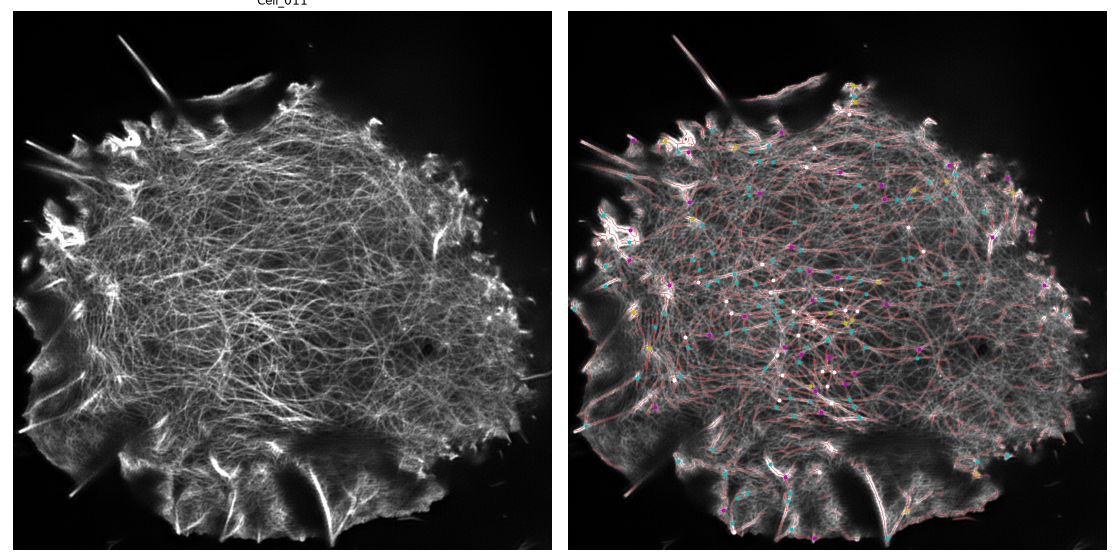
#> input picture bio/figs/figS2.png, 1120 x 560 px
$ python -i pipeline.py   (imports and definitions only)
#> lines starting #> are read from the running program, lines starting #| are printed output that depends on the picture; after the words box and inside, x2 and y2 are one past the last pixel; in counts of white or black regions, pixels touching at a corner belong together
"""Fibre-network extraction for planar cytoskeleton images.

image -> ridge filter -> binary -> skeleton -> pruned skeleton graph
      -> junction classes (T / Y / X / higher) from arm directions
      -> fibres (branches merged through collinear pairs at T and X)
      -> dual graph (fibres = nodes, T-contacts stem -> through = edges)

Run with bio/.venv/bin/python (scikit-image).
"""
import numpy as np
from scipy import ndimage as ndi
from skimage.filters import sato, threshold_otsu, gaussian
from skimage.morphology import skeletonize, remove_small_objects, dilation, disk

K8 = np.array([[1, 1, 1], [1, 0, 1], [1, 1, 1]])


def segment(img, sigmas=(1, 2, 3), mask=None, thr_scale=1.0, min_obj=30):
    img = img.astype(float)
    img = (img - np.percentile(img, 1)) / (np.percentile(img, 99.8) - np.percentile(img, 1) + 1e-12)
    img = np.clip(img, 0, 1)
    R = sato(img, sigmas=sigmas, black_ridges=False)
    vals = R[mask] if mask is not None else R.ravel()
    th = threshold_otsu(vals) * thr_scale
    B = R > th
    if mask is not None:
        B &= mask
    B = remove_small_objects(B, max_size=min_obj)
    return img, R, B


def _nbr(S):
    return ndi.convolve(S.astype(np.uint8), K8, mode='constant') * S


# [152 lines left out: functions prune, graph, classify, fibres, fibre_profile, not called in this run]


def analyse(img, mask=None, sigmas=(1, 2, 3), lmin=8, r1=6, r2=18, merge_len=8, tol=25.0, thr_scale=1.0):
    imgn, R, B = segment(img, sigmas, mask, thr_scale)
    S = skeletonize(B)
    S = prune(S, lmin)
    G = graph(S, r1, r2, merge_len)
    recs = classify(G, tol)
    fid, nF, flen, E = fibres(G, recs)
    dist = ndi.distance_transform_edt(B)
    I, W = fibre_profile(fid, G, imgn, dist)
    kinds = {}
    for r in recs:
        kinds[r['kind']] = kinds.get(r['kind'], 0) + 1
    k = np.bincount(E.ravel(), minlength=nF) if len(E) else np.zeros(nF, int)
    return dict(B=B, S=S, G=G, recs=recs, kinds=kinds, fid=fid, nF=nF, flen=flen, E=E,
                k=k, I=I, W=W)


# [38 lines left out: functions summary, render, not called in this run]

>>> import cv2
>>> picture = cv2.imread('../figs/figS2.png', cv2.IMREAD_GRAYSCALE)
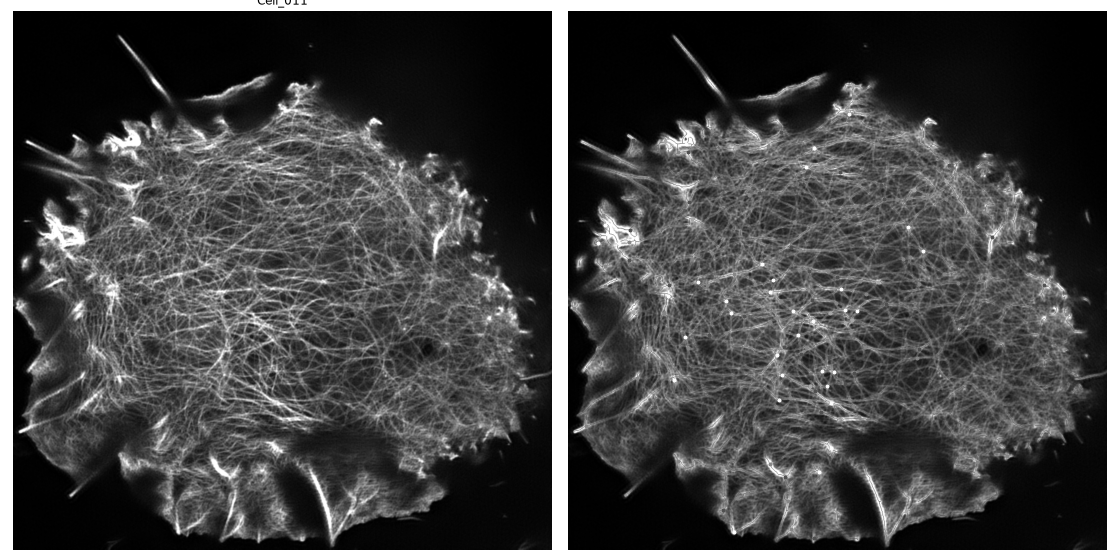
#> picture: shape (560, 1120); min 0, max 255, mean 70.2
>>> result = analyse(picture)
#> in segment, `R = sato(img, sigmas=sigmas, black_ridges=False)`:
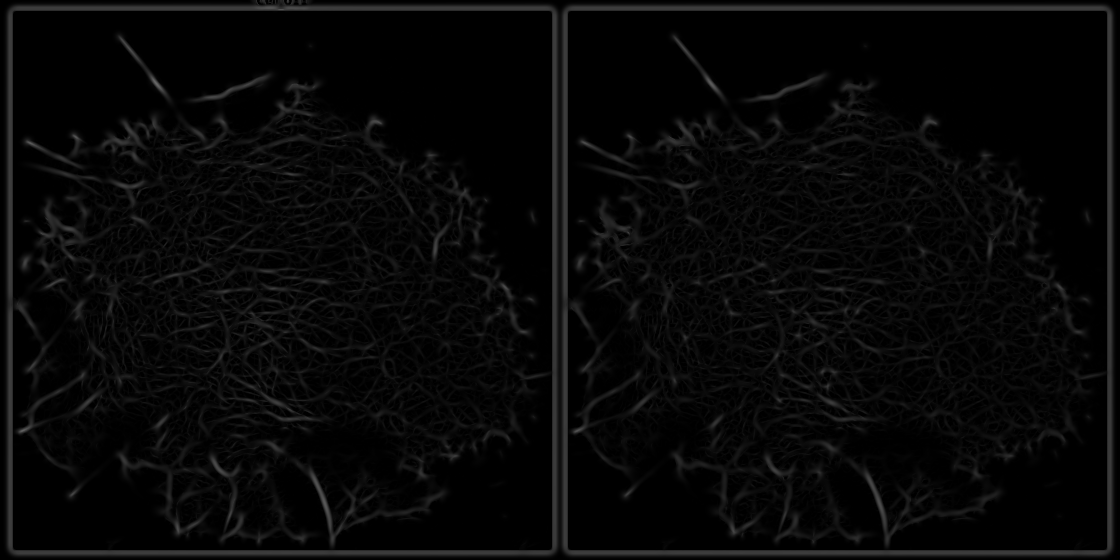
#> R: shape (560, 1120) float64; min 0, max 0.407, mean 0.0307
#> in segment, `th = threshold_otsu(vals) * thr_scale`: th = 0.0898
#> in segment, `B = R > th`:
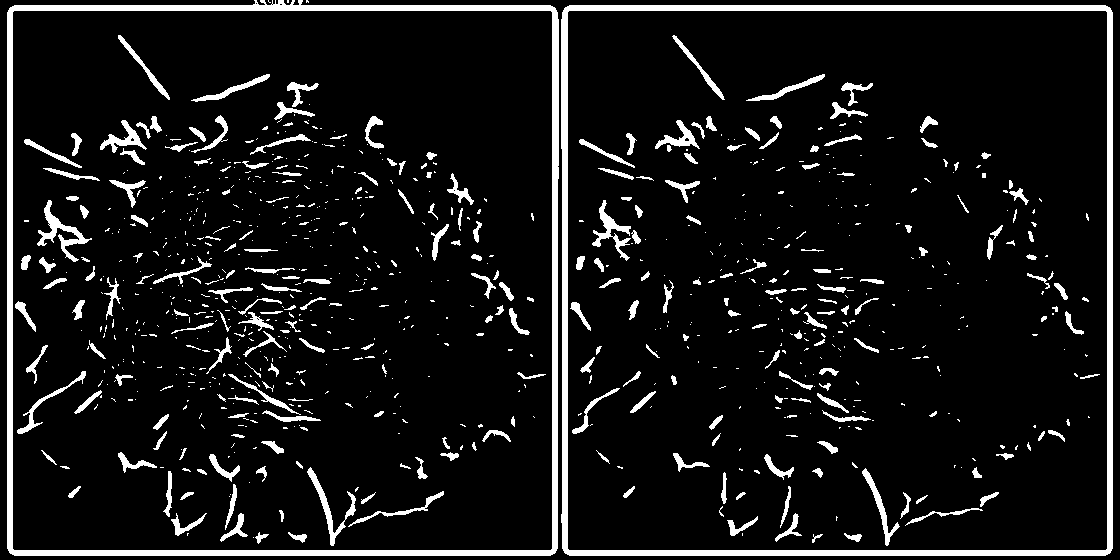
#> B: shape (560, 1120) bool; 9% white; 875 white regions (610 under 20 px), largest, box (x1, y1, x2, y2) and area: (7, 0, 559, 556) 13273, (561, 5, 1113, 556) 13139, (37, 200, 92, 262) 802
#> (the run stopped early here; a loop or call above may not have finished)
